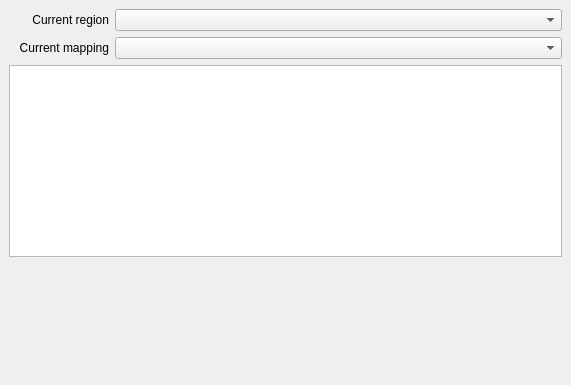
<?xml version="1.0" encoding="UTF-8"?>
<ui version="4.0">
 <class>DockWidgetBase</class>
 <widget class="QDockWidget" name="DockWidgetBase">
  <property name="geometry">
   <rect>
    <x>0</x>
    <y>0</y>
    <width>571</width>
    <height>385</height>
   </rect>
  </property>
  <property name="font">
   <font>
    <weight>75</weight>
    <bold>true</bold>
   </font>
  </property>
  <property name="windowIcon">
   <iconset>
    <normaloff>:/plugins/ntrrp/images/icon.png</normaloff>:/plugins/ntrrp/images/icon.png</iconset>
  </property>
  <property name="toolTip">
   <string>NAFI Burnt Areas Mapping</string>
  </property>
  <property name="windowTitle">
   <string>NAFI Burnt Areas Mapping</string>
  </property>
  <widget class="QWidget" name="dockWidgetContents">
   <layout class="QVBoxLayout" name="verticalLayout">
    <item>
     <layout class="QGridLayout" name="gridLayout">
      <item row="0" column="0">
       <widget class="QLabel" name="regionLabel">
        <property name="sizePolicy">
         <sizepolicy hsizetype="Minimum" vsizetype="Minimum">
          <horstretch>0</horstretch>
          <verstretch>0</verstretch>
         </sizepolicy>
        </property>
        <property name="minimumSize">
         <size>
          <width>100</width>
          <height>0</height>
         </size>
        </property>
        <property name="maximumSize">
         <size>
          <width>16777215</width>
          <height>16777215</height>
         </size>
        </property>
        <property name="font">
         <font>
          <weight>50</weight>
          <bold>false</bold>
         </font>
        </property>
        <property name="text">
         <string>Current region</string>
        </property>
        <property name="textFormat">
         <enum>Qt::AutoText</enum>
        </property>
        <property name="alignment">
         <set>Qt::AlignRight|Qt::AlignTrailing|Qt::AlignVCenter</set>
        </property>
       </widget>
      </item>
      <item row="1" column="1">
       <widget class="QComboBox" name="mappingComboBox">
        <property name="sizePolicy">
         <sizepolicy hsizetype="MinimumExpanding" vsizetype="Minimum">
          <horstretch>0</horstretch>
          <verstretch>0</verstretch>
         </sizepolicy>
        </property>
        <property name="font">
         <font>
          <weight>50</weight>
          <bold>false</bold>
         </font>
        </property>
       </widget>
      </item>
      <item row="1" column="0">
       <widget class="QLabel" name="mappingLabel">
        <property name="sizePolicy">
         <sizepolicy hsizetype="Minimum" vsizetype="Minimum">
          <horstretch>0</horstretch>
          <verstretch>0</verstretch>
         </sizepolicy>
        </property>
        <property name="minimumSize">
         <size>
          <width>100</width>
          <height>0</height>
         </size>
        </property>
        <property name="maximumSize">
         <size>
          <width>16777215</width>
          <height>16777215</height>
         </size>
        </property>
        <property name="font">
         <font>
          <weight>50</weight>
          <bold>false</bold>
         </font>
        </property>
        <property name="text">
         <string>Current mapping</string>
        </property>
        <property name="alignment">
         <set>Qt::AlignRight|Qt::AlignTrailing|Qt::AlignVCenter</set>
        </property>
       </widget>
      </item>
      <item row="0" column="1">
       <widget class="QComboBox" name="regionComboBox">
        <property name="sizePolicy">
         <sizepolicy hsizetype="MinimumExpanding" vsizetype="Minimum">
          <horstretch>0</horstretch>
          <verstretch>0</verstretch>
         </sizepolicy>
        </property>
        <property name="font">
         <font>
          <weight>50</weight>
          <bold>false</bold>
         </font>
        </property>
       </widget>
      </item>
     </layout>
    </item>
    <item>
     <widget class="QTreeView" name="treeView">
      <property name="font">
       <font>
        <weight>50</weight>
        <bold>false</bold>
       </font>
      </property>
     </widget>
    </item>
    <item>
     <widget class="MappingWidget" name="mappingWidget" native="true">
      <property name="sizePolicy">
       <sizepolicy hsizetype="Preferred" vsizetype="Expanding">
        <horstretch>0</horstretch>
        <verstretch>0</verstretch>
       </sizepolicy>
      </property>
     </widget>
    </item>
   </layout>
  </widget>
 </widget>
 <customwidgets>
  <customwidget>
   <class>MappingWidget</class>
   <extends>QWidget</extends>
   <header>ntrrp/src/ui/mapping_widget/mapping_widget</header>
   <container>1</container>
  </customwidget>
 </customwidgets>
 <resources/>
 <connections/>
</ui>
